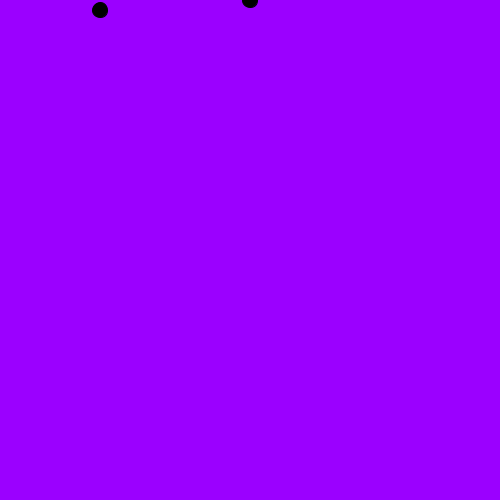
Frame 1 (no input)
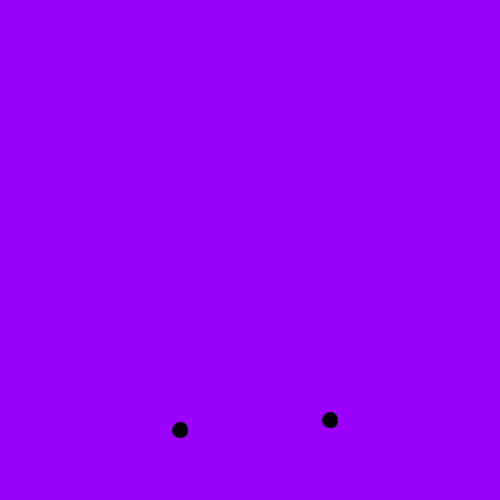
Frame 60 (the mouse pressed at the canvas centre just before this capture)
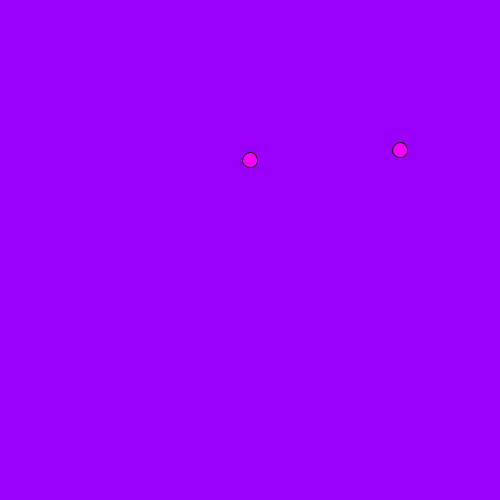
Frame 120 (the mouse held since frame 60 and released just before this capture)

The Processing sketch that drew these frames (run headless with seeded random() and noise(); from frame 60 on, the mouse is pressed at the canvas centre):

// Processing sketch: circle_bounce
// ── circle_bounce.pde
int x;
int y;
int z;
int w;
int speedx;
int speedy;
int speedz;
int speedw;

void setup() {
  size(500, 500);
  background(random(255), 0, random(255));
  x=250;
  y=0;
  z=100;
  w=10;
  speedx=10;
  speedy=10;
  speedz=10;
  speedw=10;
}

void draw() {
  background(155, 0, 255);
  fill(mouseX,0,mouseY);
  ellipse(x, y, 15, 15);
  ellipse(z,w, 15, 15);

//  x=x+1;
//  y=y+3;

  x=x+speedx;

  if (x>width) {
    speedx=-speedx;
  } 
  y=y+speedy;

  if (y>height) {
    speedy=-speedy;
  }
  if(x<0){
   speedx=-speedx; 
  }
  if(y<0){
    speedy=-speedy;
  }
  z=z+speedz;

  if (z>width) {
    speedz=-speedz;
  } 
  w=w+speedw;

  if (w>height) {
    speedw=-speedw;
  }
  if(z<0){
   speedz=-speedz; 
  }
  if(w<0){
    speedw=-speedw;
  }
}
